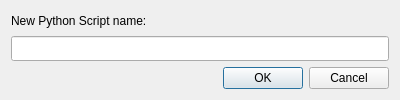
<?xml version="1.0" encoding="UTF-8"?>
<ui version="4.0">
 <class>Dialog</class>
 <widget class="QDialog" name="Dialog">
  <property name="geometry">
   <rect>
    <x>0</x>
    <y>0</y>
    <width>400</width>
    <height>100</height>
   </rect>
  </property>
  <property name="minimumSize">
   <size>
    <width>400</width>
    <height>100</height>
   </size>
  </property>
  <property name="maximumSize">
   <size>
    <width>400</width>
    <height>100</height>
   </size>
  </property>
  <property name="windowTitle">
   <string>Create Python Script</string>
  </property>
  <layout class="QVBoxLayout" name="verticalLayout_2">
   <item>
    <layout class="QVBoxLayout" name="verticalLayout">
     <item>
      <widget class="QLabel" name="label">
       <property name="mouseTracking">
        <bool>false</bool>
       </property>
       <property name="text">
        <string>New Python Script name:</string>
       </property>
      </widget>
     </item>
     <item>
      <widget class="QLineEdit" name="ScriptName">
       <property name="font">
        <font>
         <family>Cascadia Code</family>
         <weight>75</weight>
         <bold>true</bold>
        </font>
       </property>
       <property name="text">
        <string/>
       </property>
      </widget>
     </item>
    </layout>
   </item>
   <item>
    <widget class="QDialogButtonBox" name="buttonBox">
     <property name="orientation">
      <enum>Qt::Horizontal</enum>
     </property>
     <property name="standardButtons">
      <set>QDialogButtonBox::Cancel|QDialogButtonBox::Ok</set>
     </property>
    </widget>
   </item>
  </layout>
 </widget>
 <resources/>
 <connections>
  <connection>
   <sender>buttonBox</sender>
   <signal>accepted()</signal>
   <receiver>Dialog</receiver>
   <slot>accept()</slot>
   <hints>
    <hint type="sourcelabel">
     <x>248</x>
     <y>254</y>
    </hint>
    <hint type="destinationlabel">
     <x>157</x>
     <y>274</y>
    </hint>
   </hints>
  </connection>
  <connection>
   <sender>buttonBox</sender>
   <signal>rejected()</signal>
   <receiver>Dialog</receiver>
   <slot>reject()</slot>
   <hints>
    <hint type="sourcelabel">
     <x>316</x>
     <y>260</y>
    </hint>
    <hint type="destinationlabel">
     <x>286</x>
     <y>274</y>
    </hint>
   </hints>
  </connection>
 </connections>
</ui>
